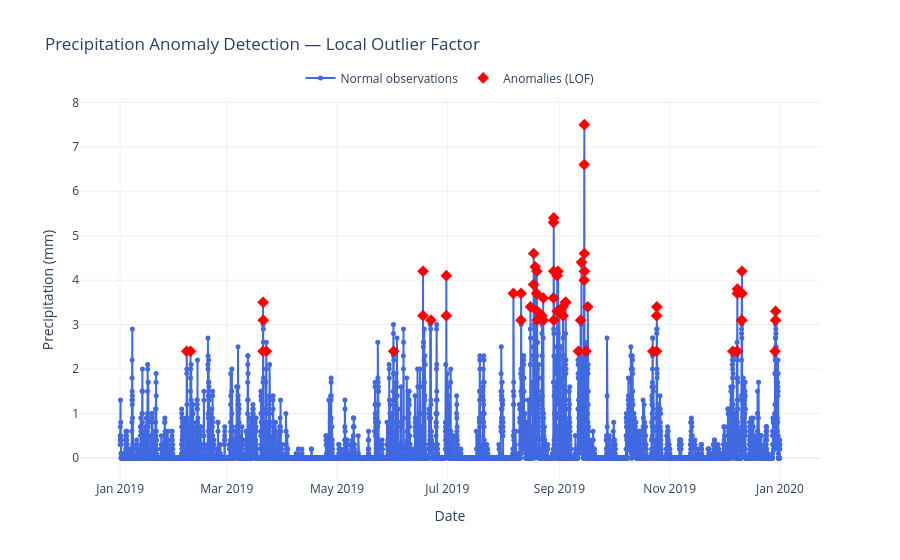

The notebook cell this image was saved under:
### Code cell
precip_summary = plot_precipitation_anomalies(
    df_bergen_2019.rename(columns={"precipitation": "precipitation_sum"}), 
    contamination=0.01
)

### Figure 1 — Plotly figure (JSON) as saved in the notebook; plotly's stock layout.template omitted (floating-point values rounded to 4 significant figures; data arrays with more than 128 entries replaced by an {"elided": "..."} marker saying what was removed)
{"data": [{"line": {"color": "royalblue"}, "marker": {"color": "royalblue", "size": 5}, "mode": "lines+markers", "name": "Normal observations", "type": "scatter", "x": {"elided": "8760 str values"}, "y": {"elided": "8760 float values"}}, {"hovertemplate": "<b>%{x}</b><br>Precipitation: %{y:.2f} mm", "marker": {"color": "red", "size": 9, "symbol": "diamond"}, "mode": "markers", "name": "Anomalies (LOF)", "type": "scatter", "x": ["2019-02-06T20:00:00", "2019-02-08T23:00:00", "2019-03-21T01:00:00", "2019-03-21T02:00:00", "2019-03-21T04:00:00", "2019-03-22T22:00:00", "2019-06-01T07:00:00", "2019-06-17T13:00:00", "2019-06-17T14:00:00", "2019-06-21T22:00:00", "2019-06-30T10:00:00", "2019-06-30T11:00:00", "2019-08-06T13:00:00", "2019-08-10T18:00:00", "2019-08-10T20:00:00", "2019-08-16T00:00:00", "2019-08-17T17:00:00", "2019-08-17T19:00:00", "2019-08-18T15:00:00", "2019-08-19T09:00:00", "2019-08-19T12:00:00", "2019-08-19T16:00:00", "2019-08-19T19:00:00", "2019-08-22T09:00:00", "2019-08-23T01:00:00", "2019-08-23T02:00:00", "2019-08-28T17:00:00", "2019-08-28T18:00:00", "2019-08-28T20:00:00", "2019-08-28T21:00:00", "2019-08-28T22:00:00", "2019-08-30T18:00:00", "2019-08-30T19:00:00", "2019-08-31T05:00:00", "2019-09-01T00:00:00", "2019-09-03T00:00:00", "2019-09-03T02:00:00", "2019-09-04T10:00:00", "2019-09-04T11:00:00", "2019-09-11T12:00:00", "2019-09-12T18:00:00", "2019-09-13T05:00:00", "2019-09-14T17:00:00", "2019-09-14T18:00:00", "2019-09-14T19:00:00", "2019-09-14T20:00:00", "2019-09-14T21:00:00", "2019-09-15T17:00:00", "2019-09-16T17:00:00", "2019-10-22T16:00:00", "2019-10-24T18:00:00", "2019-10-24T19:00:00", "2019-10-24T22:00:00", "2019-12-05T22:00:00", "2019-12-08T06:00:00", "2019-12-08T09:00:00", "2019-12-08T10:00:00", "2019-12-08T11:00:00", "2019-12-10T20:00:00", "2019-12-10T21:00:00", "2019-12-11T00:00:00", "2019-12-11T01:00:00", "2019-12-29T07:00:00", "2019-12-29T14:00:00", "2019-12-29T15:00:00"], "y": [2.4, 2.4, 2.4, 3.5, 3.1, 2.4, 2.4, 3.2, 4.2, 3.1, 3.2, 4.1, 3.7, 3.1, 3.7, 3.4, 3.9, 4.6, 4.3, 3.7, 4.2, 3.1, 3.3, 3.2, 3.6, 3.1, 3.6, 5.3, 4.2, 5.4, 3.1, 3.3, 4.1, 4.2, 3.3, 3.4, 3.2, 3.5, 3.5, 2.4, 3.1, 4.4, 4.0, 6.6, 7.5, 4.6, 4.2, 2.4, 3.4, 2.4, 2.4, 3.2, 3.4, 2.4, 2.4, 2.4, 3.7, 3.8, 3.1, 3.1, 4.2, 3.7, 2.4, 3.1, 3.3]}], "layout": {"hovermode": "x unified", "legend": {"orientation": "h", "x": 0.5, "xanchor": "center", "y": 1.02, "yanchor": "bottom"}, "title": {"text": "Precipitation Anomaly Detection — Local Outlier Factor"}, "xaxis": {"title": {"text": "Date"}}, "yaxis": {"title": {"text": "Precipitation (mm)"}}}}
